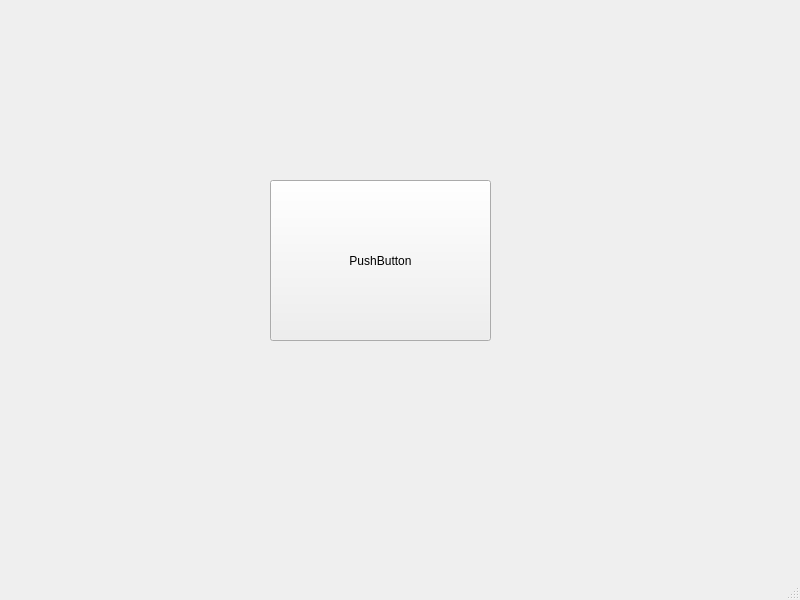
<?xml version="1.0" encoding="UTF-8"?>
<ui version="4.0">
 <class>MainWindow</class>
 <widget class="QMainWindow" name="MainWindow">
  <property name="geometry">
   <rect>
    <x>0</x>
    <y>0</y>
    <width>800</width>
    <height>600</height>
   </rect>
  </property>
  <property name="windowTitle">
   <string>MainWindow</string>
  </property>
  <widget class="QWidget" name="centralwidget">
   <widget class="QPushButton" name="pushButton">
    <property name="geometry">
     <rect>
      <x>270</x>
      <y>180</y>
      <width>221</width>
      <height>161</height>
     </rect>
    </property>
    <property name="text">
     <string>PushButton</string>
    </property>
   </widget>
  </widget>
  <widget class="QMenuBar" name="menubar">
   <property name="geometry">
    <rect>
     <x>0</x>
     <y>0</y>
     <width>800</width>
     <height>26</height>
    </rect>
   </property>
  </widget>
  <widget class="QStatusBar" name="statusbar"/>
 </widget>
 <resources/>
 <connections/>
</ui>
